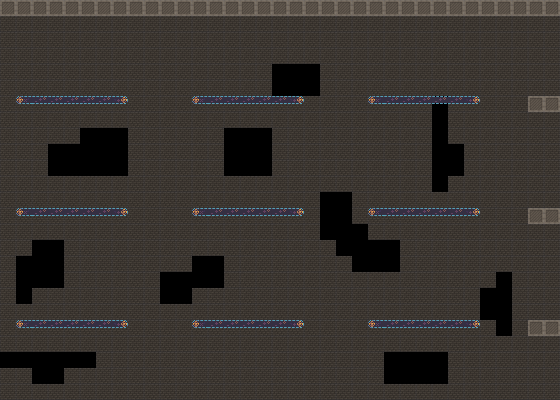

Below is a game level as drawn by its tile map, then a one-line description and the .tmx that defines it (tile-layer data replaced by summaries):
An orthogonal 35x25 tile map with 16x16 px tiles, 5 tile layers (Background, Background2:ElectricBoogaloo, OneSidedPlatforms, Platforms, ...), 2 tilesets.

<map version="1.0" tiledversion="1.1.2" orientation="orthogonal" renderorder="right-down" width="35" height="25" tilewidth="16" tileheight="16" infinite="0" nextobjectid="1">
 <tileset firstgid="1" name="sketches3- tiles and monsters" tilewidth="16" tileheight="16" tilecount="64" columns="8">
  <image source="../../Assets/Images/sketches3- tiles and monsters.png" width="128" height="128" />
 </tileset>
 <tileset firstgid="65" source="../tile1.tsx" />
 <layer name="Background" width="35" height="25">
  <data>[875 cells, 786 non-empty, 1 distinct tile ids]</data>
 </layer>
 <layer name="Background2:ElectricBoogaloo" width="35" height="25">
  <data>[875 cells, 35 non-empty, 1 distinct tile ids]</data>
 </layer>
 <layer name="OneSidedPlatforms" width="35" height="25">
  <data>[875 cells, 0 non-empty, 0 distinct tile ids]</data>
 </layer>
 <layer name="Platforms" width="35" height="25">
  <data>[875 cells, 69 non-empty, 4 distinct tile ids]</data>
 </layer>
 <layer name="Foreground" width="35" height="25">
  <data>[875 cells, 41 non-empty, 1 distinct tile ids]</data>
 </layer>
</map>
